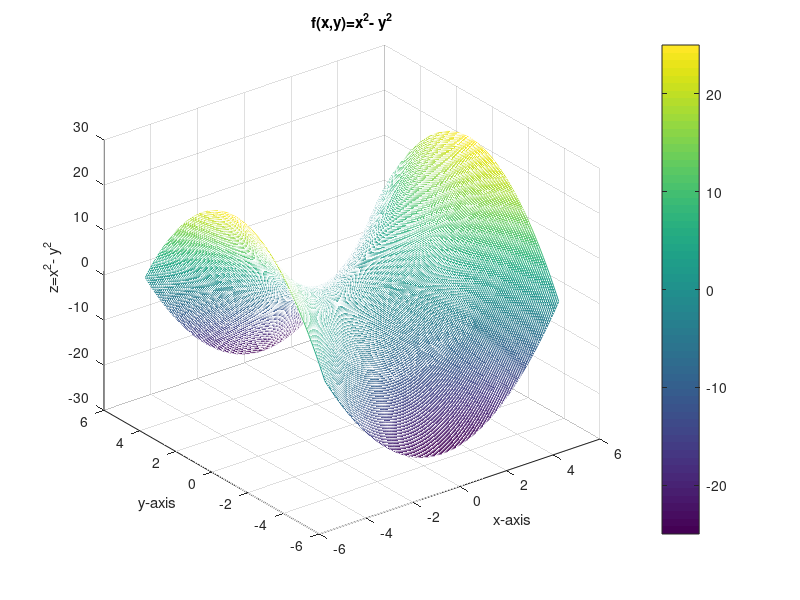
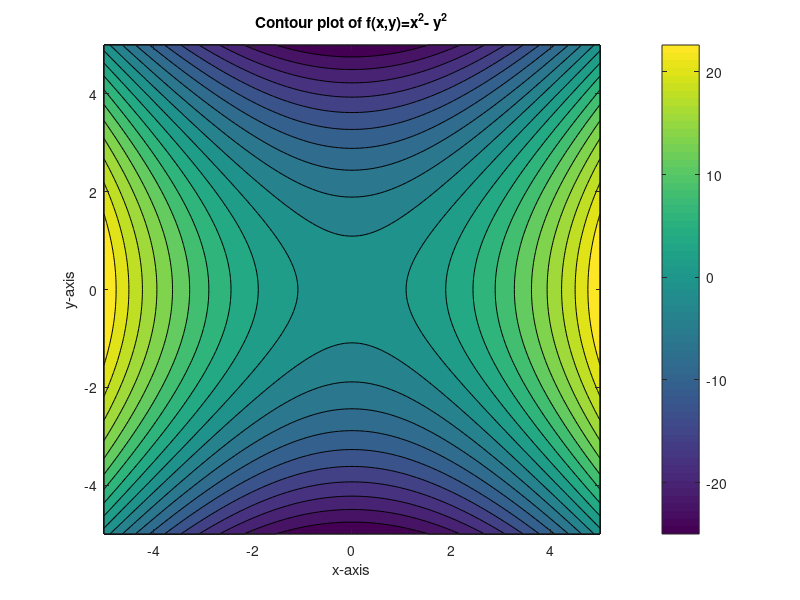
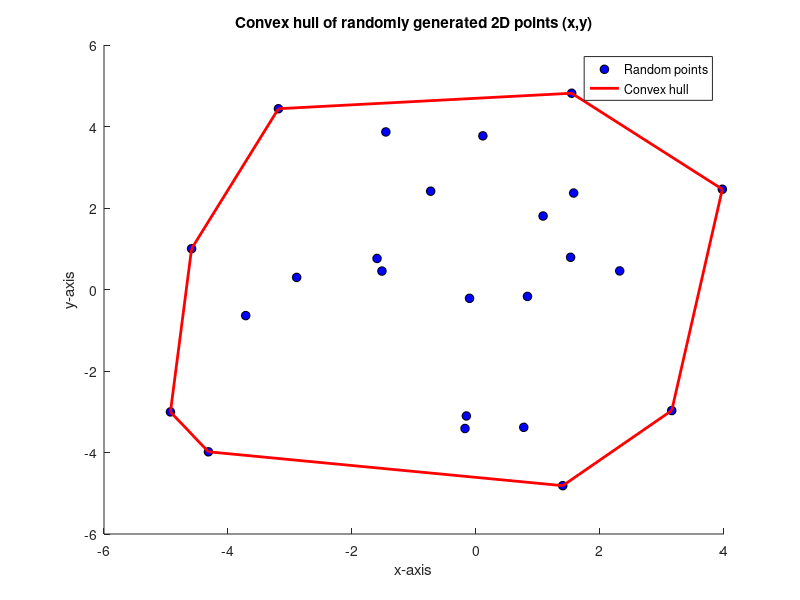

Here is the MATLAB script that generated these plots, in order:
%---------------- Mathematics for Data science ---------------------------%
%------------------------ Homework 3 -------------------------------------%

%----------------------------- Problem 1 ---------------------------------%
% Plot and contour of f(x,y)=x^2- y^2 , -5<=x<=5 & -5<=y<=5

clear
clc
close all

figure('name','Plot of f(x,y)=x^2- y^2')
[x,y]=meshgrid(-5:0.05:5);
z=x.^2-y.^2;
mesh(x,y,z)
%shading interp
colorbar;
xlabel('x-axis');ylabel('y-axis');zlabel('z=x^2- y^2');title('f(x,y)=x^2- y^2')
figure('name','Contour Plot of f(x,y)=x^2-y^2')
contourf(x,y,z,20);title('Contour plot of f(x,y)=x^2- y^2')
xlabel('x-axis');ylabel('y-axis');
colorbar;
%%
%----------------------------- Problem 2 ---------------------------------%
% Convex hull of randomly generated 2D points (x,y) , -5<=x<=5 & -5<=y<=5
clear
clc
close all

a=-5;b=5;
points=a+(b-a).*rand(24,2);
boundry_point_rows= convhull(points(:,1),points(:,2));
figure('name','Convex hull of randomly generated 2D points')
scatter(points(:,1),points(:,2),40,'filled','MarkerFacecolor','blue','MarkerEdgecolor','black');hold on;
plot(points(boundry_point_rows,1),points(boundry_point_rows,2),'r','LineWidth',2);
set(gca,'Color','c');hold off;
xlabel('x-axis');ylabel('y-axis');title('Convex hull of randomly generated 2D points (x,y)');
legend('Random points','Convex hull');
%%
% clear
% clc
% close all

% Convex hull of randomly generated 3D points (x,y,z) ,
% x,y and z belongs to [a b]

% a=-5;
% b=5;
% P =a+(b-a).*rand(10,3);
% k = convhulln(P);
% trisurf(k,P(:,1),P(:,2),P(:,3),'FaceColor','cyan')
%%
%----------------------------- Problem 3 ---------------------------------%
% Given f(x)=x'Ax find counter examples(matrix A) for which f(x) is not
% convex. here x is a 2D point and A is any 2x2 real matrix

clear
clc
close all

a=-10;b=10; % range of x1 and x2 
[x1,x2]=meshgrid(a:1:b);
siz=size(x1);
num_points=siz(1)*siz(2); % number of points(2D) in domain of f(x)
F=zeros(siz(1),siz(2));
X=zeros(2,num_points);
k=1;
for i=1:siz(1)
    for j=1:siz(2)
        X(:,k)=[x1(i,j); x2(i,j)]; % matrix containing all the points(2D) 
                                   % in domain of f(x) as columns
        k=k+1;
    end
end

num_of_ex_req=11; % number of counter examples(for which f(x)is concave) required  
counter_ex_matrx=zeros(2,2,num_of_ex_req);
counter_ex_points=zeros(2,1,2,num_of_ex_req);
count=1;

% generate random 2x2 matrix and check if for that matrix 
% there are 2 points in domain of f(x) such that it does not satisfy the condition
% for convexity of the function f(x). collect num_of_ex_req of these matrices
while(count<=num_of_ex_req)

     A=randi([-10,10],2,2);  % generating random 2x2 matrix
     
         % generating 2 random points x,y in domain of f(x)
         rand_index=randi([1,num_points],1,2); 
         x=X(:,rand_index(1));
         y=X(:,rand_index(2));
         
         % checking condition for f(x) to be concave with these points
         if (x'*A*(y-x)) >=(y'*A*(y-x)) 
           
             counter_ex_matrx(:,:,count)=A;
             counter_ex_points(:,1,:,count)=[x y];
             count=count+1;
             
         end  
end


for n=1:num_of_ex_req
    % displaying counter examples matrices along with corresponding points
    A=counter_ex_matrx(:,:,n);
    fprintf('\ncounter example matrix A%d :\n',n);
    disp(A);
    points=counter_ex_points(:,1,:,n);
    fprintf('corresponding example points x,y :\n');
    fprintf('x = [%d ;%d] \t\t y = [%d ;%d]\n',points(:,1,1),points(:,1,2));
 
% Plotting the function for the counter example matrices to verify 
% that f(x) is concave for these matrices   
%   k=1;
%   for i=1:siz(1)
%      for j=1:siz(2)
%         x=X(:,k);
%         F(i,j)=x'*A*x;
%         k=k+1;
%      end
%   end
%   figure('name',"Plot of the function f(x) = x'Ax for the counter example matrix A");
%   surf(x1,x2,F);
%   colorbar;  
%   xlabel('x1-axis');ylabel('x2-axis');zlabel("f(x1,x2) = f(x) = x'Ax");
%   title(sprintf("Plot of the function f(x) = x'A%dx for the counter example matrix A%d",n,n));
end
 





 


 
